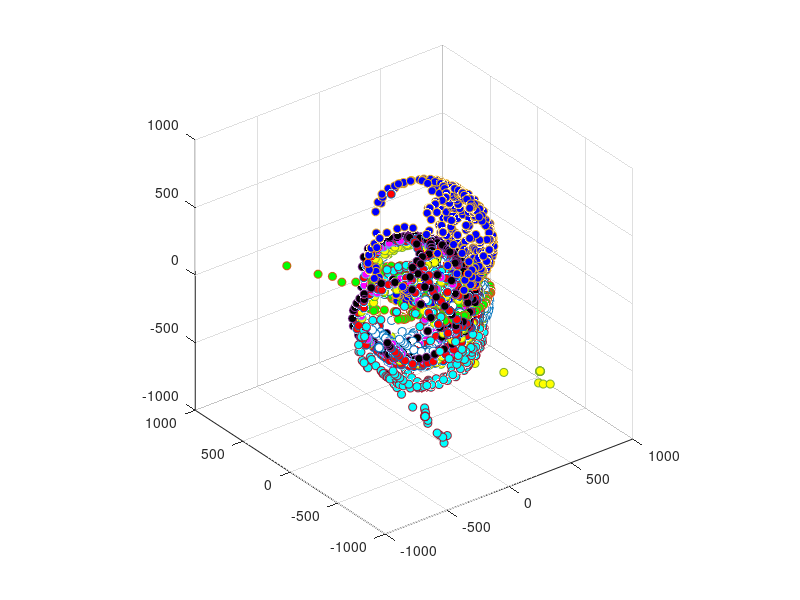

Source code (MATLAB):
%PointCloudMag

mags = 8;

fileID = fopen('MagDat3.txt','r');
formatSpec = '%f';
sizeA = [3 Inf];

A = fscanf(fileID,formatSpec,sizeA);
fclose(fileID);

[xs,num] = size(A);
num = num/mags;

B = reshape(A,3,mags,num);
B = permute(B,[2 1 3]);

arr = ['r','g','b','k','y','m','c','w'];

% 3 has broken z
% 4 has huge Z offset

for c=1:mags
    
x1=B(c,1,:);
y1=B(c,2,:);
z1=B(c,3,:);


scatter3(x1,y1,z1,'MarkerFaceColor',arr(c))
hold on


end

axis equal
axis([-1000 1000 -1000 1000 -1000 1000])
hold off


%Practice Github Comment